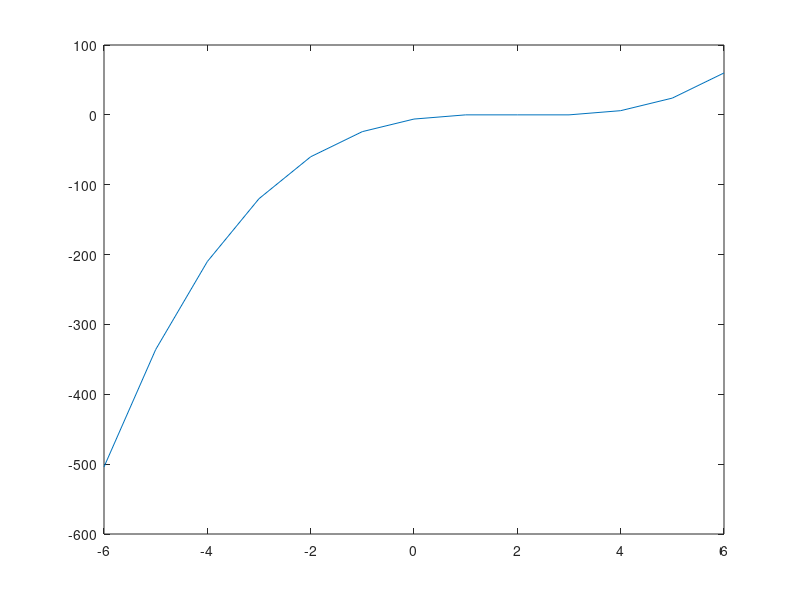

Recreate this plot in MATLAB. (Note: this script raises an error after producing the figure.)


X = [-6:6];
c = [1 -6 11 -6];
r1 = roots(c);
plot(X,polyval(c,X));




z1=fzero(@(x) x.^3-6*x.^2+11*x-6,1.6);
z2=fzero(@(x) (x.^3-6*x.^2+11*x-6)./(x-z1),1.6);
z3=fzero(@(x) (x.^3-6*x.^2+11*x-6)./((x-z2).*(x-z1)),1.6);

x=1;
p2=x.^2-2*x+1;
format long e
z4=fzero(@(x) x.^2-2*x+1,0.8);

C2 = [1 -2 1];
roots(C2);


C3 = [1 -7 15 -13 4];
z5 = roots(C3)
polyval(C3,1)

[C4,R]=deconv(C3,[1 -z5(1)])
roots(C4)
